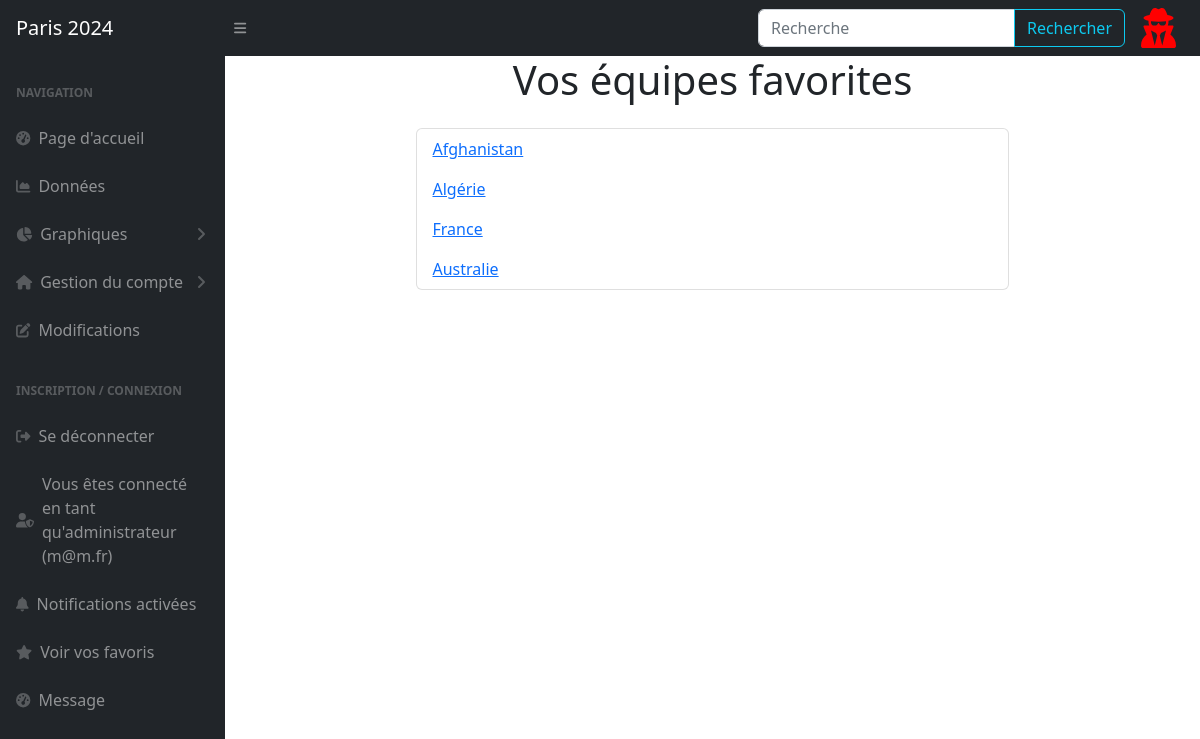
/favoris (signed in), run on the app's committed database.
### BASE_app/app/models/users.py (models this page shows, shortened)
class Users(UserMixin, db.Model):
    __tablename__ = "users"
    id = db.Column(db.Integer, primary_key=True, nullable=False, autoincrement=True)
    pseudo = db.Column(db.String(100), nullable=False)
    password = db.Column(db.String(100), nullable=False)
    mail = db.Column(db.String(100), nullable=False)
    administrateur = db.Column(db.Boolean, nullable=False, default=0)
    notifications = db.Column(db.Boolean, nullable=False, default=0)
    @login.user_loader
    def get_user_by_id(id):
        return Users.query.get(int(id))

### BASE_app/app/models/Jeux_Olympiques.py (models this page shows, shortened)
class Pays(db.Model):
    __tablename__ = "pays"
    noc = db.Column(db.String(3), primary_key=True, nullable=False, unique=True)
    nom = db.Column(db.String(100))
    latitude = db.Column(db.Float)
    longitude = db.Column(db.Float)
    formulaires = db.relationship('Formulaire', backref='pays', lazy=True)

### BASE_app/app/routes/compte_utilisateur.py (the view)
@app.route('/favoris')
@login_required
def favoris():
    favoris_utilisateur = Favoris.query.filter_by(id_user=current_user.id).all()
    equipes_favorites = []
    for favori in favoris_utilisateur:
        equipe = Formulaire.query.filter_by(id_team=favori.id_team).first()
        if equipe:
            pays = Pays.query.filter_by(noc=equipe.noc).first()
            if pays:
               equipes_favorites.append(pays.nom)
    return render_template("pages/compte-utilisateur/favoris.html", equipes_favorites=equipes_favorites)

### BASE_app/app/templates/pages/compte-utilisateur/favoris.html
{% extends "partials/conteneur.html" %}
{% block body %}
    <div class="container">
        <div class="row justify-content-center">
            <div class="col-md-8">
                <h1 class="text-center mb-4">Vos équipes favorites</h1>
                <ul class="list-group">
                    {% for equipe in equipes_favorites %}
                        <li class="list-group-item">
                            <a href="{{ url_for('donnees_pays', nom_pays=equipe) }}">{{ equipe }}</a>
                        </li>
                    {% endfor %}
                </ul>
            </div>
        </div>
    </div>
{% endblock %}

### BASE_app/app/templates/partials/conteneur.html (shortened to what this page needs)
<!DOCTYPE html>
<html lang="en">
<head>
    {% include "partials/css.html" %}
    <link href="https://cdn.jsdelivr.net/npm/simple-datatables@7.1.2/dist/style.min.css" rel="stylesheet" />
    <link href="/statics/css/styles_3.css" rel="stylesheet" />
</head>
<body class="sb-nav-fixed">
    <nav class="sb-topnav navbar navbar-expand navbar-dark bg-dark">
        <a class="navbar-brand ps-3" href="{{url_for('accueil')}}">Paris 2024</a>
        <button class="btn btn-link btn-sm order-1 order-lg-0 me-4 me-lg-0" id="sidebarToggle" href="#!"><i
                class="fas fa-bars"></i></button>
        <form class="d-none d-md-inline-block form-inline ms-auto me-0 me-md-3 my-2 my-md-0"
            action="{{ url_for('recherche_rapide')}}">
            <div class="input-group">
                <input class="form-control" type="search" name="chaine" placeholder="Recherche" aria-label="Recherche">
                <button class="btn btn-outline-info" type="submit">Rechercher</button>
            </div>
        </form>
        {% if current_user.is_authenticated %}
        {% if current_user.administrateur %}
            <i class="fas fa-user-secret icon-admin"></i>
        {% else %}
            <i class="fas fa-newspaper icon-journalist"></i>
        {% endif %}
    {% endif %}
    </nav>
    <div id="layoutSidenav">
        <div id="layoutSidenav_nav">
            <nav class="sb-sidenav accordion sb-sidenav-dark" id="sidenavAccordion">
                <div class="sb-sidenav-menu">
                    <div class="nav">
                        <div class="sb-sidenav-menu-heading">Navigation</div>
                        <a class="nav-link" href="{{url_for('accueil')}}">
                            <div class="sb-nav-link-icon"><i class="fas fa-tachometer-alt"></i></div>
                            Page d'accueil
                        </a>
                        <a class="nav-link" href="{{url_for('donnees')}}">
                            <div class="sb-nav-link-icon"><i class="fas fa-chart-area"></i></div>
                            Données
                        </a>
                        <a class="nav-link collapsed" data-bs-toggle="collapse" data-bs-target="#collapseLayouts"
                            aria-expanded="false" aria-controls="collapseLayouts">
                            <div class="sb-nav-link-icon"><i class="fas fa-chart-pie"></i></div>
                            Graphiques
                            <div class="sb-sidenav-collapse-arrow"><i class="fas fa-angle-down"></i></div>
                        </a>
                        <a class="nav-link collapsed" data-bs-toggle="collapse" data-bs-target="#users"
                        aria-expanded="false" aria-controls="users">
                         <div class="sb-nav-link-icon"><i class="fa-solid fa-house"></i></div>
                         Gestion du compte
                         <div class="sb-sidenav-collapse-arrow"><i class="fas fa-angle-down"></i></div>
                     </a>
                        <a class="nav-link">
                            <div class="sb-nav-link-icon"><i class="fas fa-edit"></i></div>
                            Modifications
                        </a>
                        <div class="sb-sidenav-menu-heading">Inscription / connexion</div>
                        {% if current_user.is_authenticated %}
                        {% if current_user.administrateur %}
                            <a class="nav-link" href="{{ url_for('deconnexion') }}">
                                <div class="sb-nav-link-icon"><i class="fas fa-sign-out-alt"></i></div>
                                Se déconnecter
                            </a>
                            <a class="nav-link">
                                <div class="sb-nav-link-icon"><i class="fas fa-user-shield"></i></div>
                                Vous êtes connecté en tant qu'administrateur ({{current_user.mail}})
                            </a>
                        {% endif %}
                        <a class="nav-link" href="{{ url_for('notifications') }}">
                            <div class="sb-nav-link-icon"><i class="fas fa-bell"></i></div>
                            {% if current_user.notifications %} Notifications activées {% else %} Notifications désactivées {% endif %}
                        </a>
                        <a class="nav-link" href="{{ url_for('favoris') }}">
                            <div class="sb-nav-link-icon"><i class="fas fa-star"></i></div>
                            Voir vos favoris
                        </a>
                    {% endif %}
                            <a class="nav-link" href="{{url_for('envoyer_courriel')}}">
                                <div class="sb-nav-link-icon"><i class="fas fa-tachometer-alt"></i></div>
                                Message
                            </a>
                    </div>
                </div>
            </nav>
        </div>
        <div id="layoutSidenav_content">
            <main>
                <div class="container-fluid px-4">
                    {% block body %}{% endblock %}
                </div>
        </div>
    </div>
</body>
</html>

### data on the page
Users: mail "m@m.fr"
Pays: Nom "Afghanistan"
Pays: Nom "Algérie"
Pays: Nom "France"
Pays: Nom "Australie"
